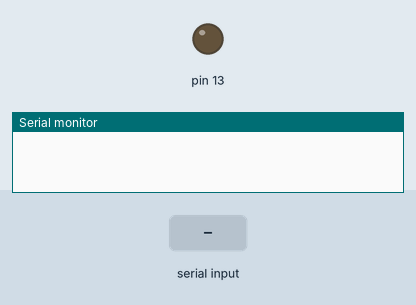
Simulated run of this sketch. Board: Arduino Uno, built with avr-gcc and run on an emulated ATmega328P. Shown: output pins drawn as LEDs (lit = HIGH), the last lines printed to the serial monitor. The inputs (shaded band) are chosen by the test bench.

Above: at 1.2 s.
1.3 s: "a" received over Serial
At 1.6 s:
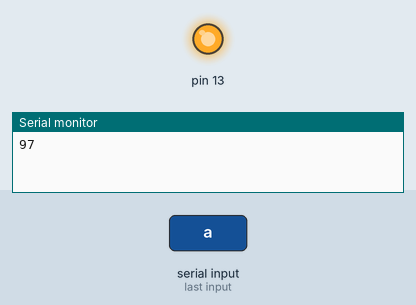
Timing chart, 0 to 4.3 s (numbered marks = the images above; inputs shaded):
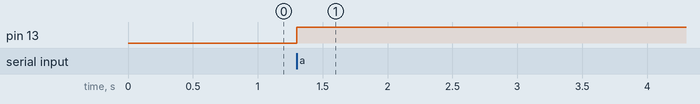

The sketch:

serial_led_recv.ino
```cpp
int ledFlag=0;
void setup() {
  // put your setup code here, to run once:
Serial.begin(9600);
pinMode(13,OUTPUT);
}

void loop() {
  // put your main code here, to run repeatedly:
  byte rxData;
  if(Serial.available()){
    rxData=Serial.read();
    Serial.println(rxData);
  if(rxData=='a'){
    if(ledFlag==0){
     ledFlag=1;
    digitalWrite(13,HIGH);
    }else{
     ledFlag=0;
     digitalWrite(13,LOW);
    }

  }

  }

}
```

Measured:
- after the input at 1.3 s, pin 13: LOW → HIGH at once
